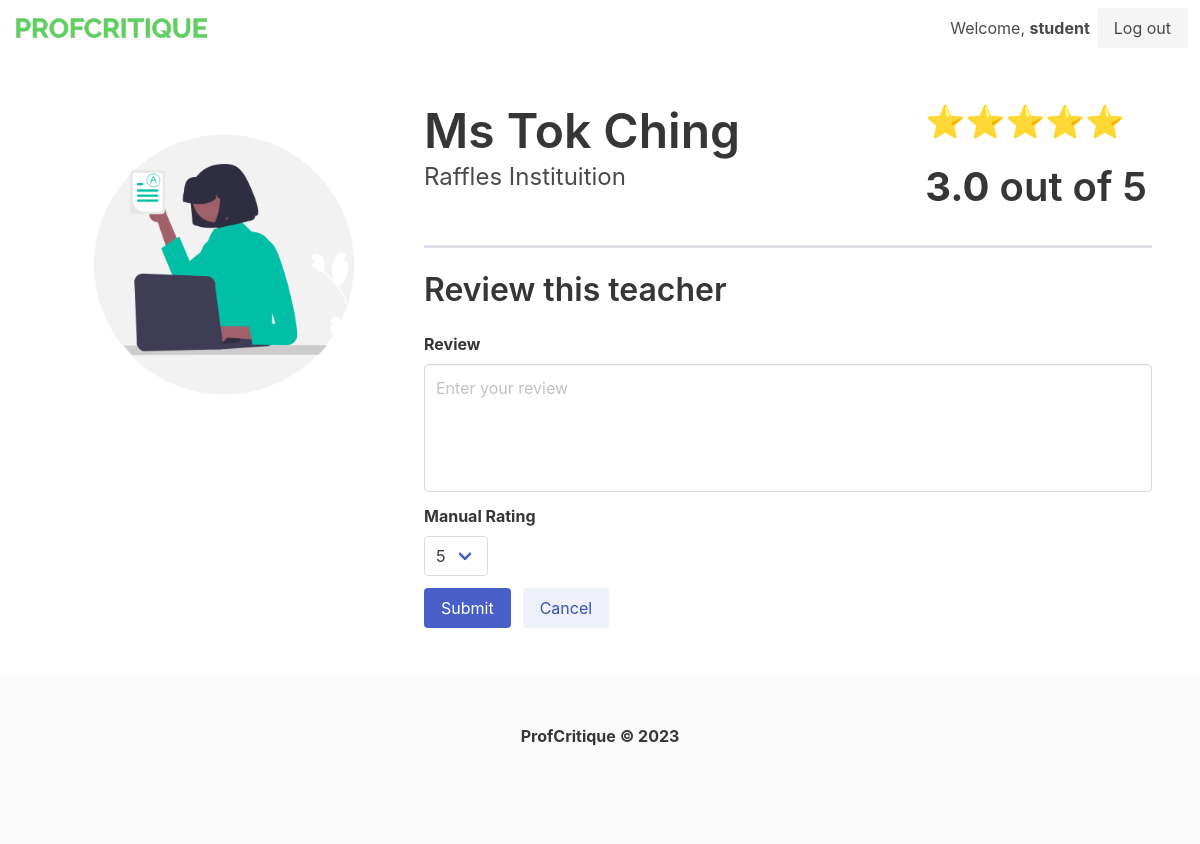
The app's page /teacher/2/review (signed in) with its own data.
### tables this page shows
CREATE TABLE users (
            id INTEGER PRIMARY KEY AUTOINCREMENT,
            username TEXT,
            password TEXT
        );

CREATE TABLE teachers (
            id INTEGER PRIMARY KEY,
            name TEXT,
            school_id INTEGER,
            FOREIGN KEY(school_id) REFERENCES schools(id)
        );

CREATE TABLE schools (
            id INTEGER PRIMARY KEY,
            name TEXT
        );

### main.py (the view)
@app.route("/teacher/<teacher_id>/review", methods=["GET"])
@login_required
def review_teacher(teacher_id=""):
    result = db.get_teacher_by_id(teacher_id)
    return render_template("review.html", teacher_id=teacher_id, result=result)

### main.py (called while the page is built)
@login_manager.user_loader
def load_user(user_id):
    user = db.get_user_by_id(user_id)
    if user is None:
        return None
    else:
        return User(int(user["id"]), user["username"], user["password"])

### utils/datastore.py (called while the page is built)
    def get_conn(self) -> sqlite3.Connection:
        def dict_factory(cursor: sqlite3.Cursor, row: sqlite3.Row) -> dict:
            d = {}
            for idx, col in enumerate(cursor.description):
                d[col[0]] = row[idx]
            return d
        conn = sqlite3.connect(self.uri)
        conn.row_factory = dict_factory
        return conn

    def get_record(self, command, param=None):
        conn = self.get_conn()
        cur = conn.cursor()
        if param is None:
            cur.execute(query_table[command])
        else:
            cur.execute(query_table[command], param)
        return cur.fetchone()

    def get_user_by_id(self, user_id):
        user = self.get_record("load_user_by_id", (user_id,))
        return user

    def get_teacher_by_id(self, teacher_id):
        teacher = self.get_record("get_teacher_by_id", (int(teacher_id),))
        score = self.get_record("get_aggregated_score", (int(teacher_id),))
        if score["rating"] is None:
            score["rating"] = 0.0
        return dict(teacher, **score)

### templates/review.html (shortened to what this page needs)
{% extends "layout.html" %}
{% block body %}
<section class="section is-small">
    <div class="columns">
        <div class="column is-one-third">
            <figure class="image">
                <img src="{{url_for('static', filename='teacher_profile.png')}}">
            </figure>
        </div>
        <div class="column is-two-thirds">
            <div class="columns">
                <div class="column">
                    <h1 class="title is-1">{{ result["teacher_name"] }}</h1>
                    <h2 class="subtitle is-4">{{ result["school_name"] }}</h2>
                </div>
                <div class="column is-4">
                    <h1 class="title is-3">⭐⭐⭐⭐⭐</h1>
                    <h1 class="title is-2   "><b>{{ result["rating"]|round(1) }}</b> out of 5</h1>
                </div>
            </div>
            <hr style="border-top: 3px solid #e0e0eb;">
            <div class="columns">
                <div class="column">
                    <h1 class="title is-3">Review this teacher</h1>
                    <form action="/teacher/{{ teacher_id }}/review/add" method="post">
                        <div class="field">
                            <label class="label">Review</label>
                            <div class="control">
                                <textarea name="review" class="textarea has-fixed-size"
                                    placeholder="Enter your review"></textarea>
                            </div>
                        </div>
                        <div class="field">
                            <label class="label">Manual Rating</label>
                            <div class="control">
                                <div class="select">
                                    <select name="fallback_rating">
                                        <option value="5">5</option>
                                    </select>
                                </div>
                            </div>
                        </div>
                        <div class="field is-grouped">
                            <div class="control">
                                <button class="button is-link">Submit</button>
                            </div>
                            <a class="button is-link is-light" href="/teacher/{{teacher_id}}">Cancel</a>
                        </div>
                    </form>
                </div>
            </div>
        </div>
    </div>
</section>
{% endblock %}

### templates/layout.html (shortened to what this page needs)
<!doctype html>
<html lang="en">
<head>
    <link rel="stylesheet" href="https://cdn.jsdelivr.net/npm/bulma@0.9.4/css/bulma.min.css">
</head>
<body>
    <nav class="navbar">
        <div class="navbar-brand">
            <a class="navbar-item" href="/">
                <img src="{{url_for('static', filename='logo.png')}}" width="200" height="30">
            </a>
        </div>
        <div class="navbar-end">
            <div class="navbar-item">
                {% if current_user.is_authenticated %}
                <h3 style="margin-right:7px">Welcome, <b>{{ current_user.username}}</b></h3>
                <a class="button is-light" href="/logout">
                    Log out
                </a>
                {% endif %}
            </div>
        </div>
    </nav>
    {% block body %}
    {% endblock %}
</body>
<footer class="footer">
    <div class="content has-text-centered">
        <p>
            <strong>ProfCritique © 2023</strong>
        </p>
    </div>
</footer>
</html>

### records on screen
users: username "student"
teachers: teacher_name "Ms Tok Ching"
schools: school_name "Raffles Instituition"

### other values on screen
{{ result["rating"]|round(1) }} "3.0"
